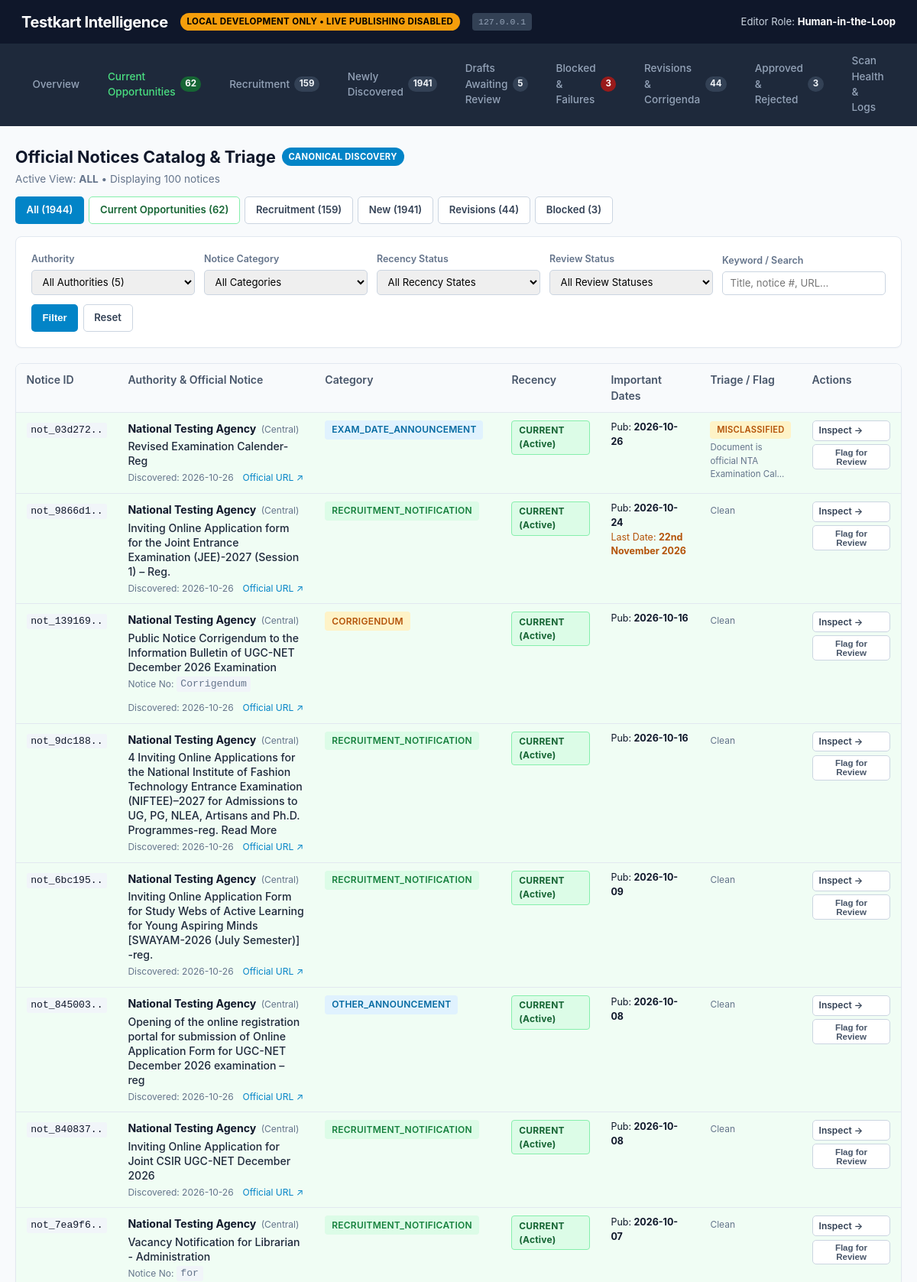
The page /editorial/notices (upper part) on the database its author committed.
### tables this page shows
CREATE TABLE blog_articles (
    id TEXT PRIMARY KEY,
    canonical_notice_id TEXT NOT NULL REFERENCES canonical_notices(id) ON DELETE CASCADE,
    template_type TEXT NOT NULL,
    current_version_id TEXT,
    status TEXT NOT NULL DEFAULT 'DRAFT', -- 'DRAFT' | 'QA_PASSED' | 'QA_FAILED' | 'PENDING_APPROVAL' | 'APPROVED' | 'REJECTED'
    title TEXT NOT NULL,
    slug TEXT NOT NULL UNIQUE,
    created_at TEXT NOT NULL,
    updated_at TEXT NOT NULL
);

CREATE TABLE canonical_notices (
    id TEXT PRIMARY KEY,
    source_id TEXT NOT NULL REFERENCES official_sources(id),
    authority_name TEXT NOT NULL,
    notice_number TEXT,
    title TEXT NOT NULL,
    normalized_url TEXT NOT NULL,
    category TEXT NOT NULL,
    state TEXT NOT NULL,
    classification TEXT NOT NULL DEFAULT 'OTHER_ANNOUNCEMENT',
    status TEXT NOT NULL DEFAULT 'DISCOVERED',
    first_discovered_at TEXT NOT NULL,
    last_updated_at TEXT NOT NULL, published_date TEXT, application_start_date TEXT, application_end_date TEXT, recency_status TEXT NOT NULL DEFAULT 'UNKNOWN', triage_flag TEXT NOT NULL DEFAULT 'NONE', triage_notes TEXT,
    UNIQUE(source_id, normalized_url)
);

### testkart_intelligence/api/app.py (the view)
@app.get("/editorial/notices", response_class=HTMLResponse)
def editorial_notices_view(
    request: Request,
    view: str = "all",
    authority: Optional[str] = None,
    category: Optional[str] = None,
    recency: Optional[str] = None,
    review_status: Optional[str] = None,
    pub_date: Optional[str] = None,
    deadline: Optional[str] = None,
    search: Optional[str] = None,
    limit: int = 100,
    offset: int = 0,
):
    validate_editorial_request(request)
    service = EditorialService()
    metrics = service.get_dashboard_metrics()
    notices = service.list_notices_by_view(
        view=view,
        limit=limit,
        offset=offset,
        authority=authority,
        category=category,
        recency=recency,
        review_status=review_status,
        pub_date=pub_date,
        deadline=deadline,
        search=search,
    )
    tab_map = {
        "new": "notices_new",
        "blocked": "notices_blocked",
        "revisions": "notices_revisions",
        "current": "notices_current",
        "recruitment": "notices_recruitment",
    }
    template = jinja_editorial_env.get_template("editorial_notices_list.html")
    rendered = template.render(
        active_tab=tab_map.get(view, "notices_all"),
        current_view=view,
        metrics=metrics,
        notices=notices,
        filter_authority=authority or "",
        filter_category=category or "",
        filter_recency=recency or "",
        filter_review_status=review_status or "",
        filter_pub_date=pub_date or "",
        filter_deadline=deadline or "",
        filter_search=search or "",
        limit=limit,
        offset=offset,
    )
    return HTMLResponse(content=rendered)

### testkart_intelligence/editorial/templates/editorial_notices_list.html (shortened to what this page needs)
{% extends "editorial_base.html" %}
{% block content %}
<div style="display: flex; justify-content: space-between; align-items: flex-start; margin-bottom: 1rem; flex-wrap: wrap; gap: 0.75rem;">
  <div>
    <h2 style="margin: 0; font-size: 1.35rem; display: flex; align-items: center; gap: 0.5rem;">
      <span>Official Notices Catalog &amp; Triage</span>
      <span class="badge-dev" style="font-size: 0.7rem; background: #0284c7; color: #fff;">CANONICAL DISCOVERY</span>
    </h2>
    <span style="font-size: 0.85rem; color: var(--text-muted);">
      Active View: <b>{{ current_view.upper() }}</b> &bull; Displaying {{ notices|length }} notices
    </span>
  </div>
  <div style="display: flex; gap: 0.4rem; flex-wrap: wrap;">
    <a href="/editorial/notices?view=all" class="btn {% if current_view == 'all' %}btn-primary{% else %}btn-outline{% endif %}">All ({{ metrics.total_notices }})</a>
    <a href="/editorial/notices?view=current" class="btn {% if current_view == 'current' %}btn-success{% else %}btn-outline{% endif %}" style="{% if current_view != 'current' %}border-color: #86efac; color: #166534;{% endif %}">
      Current Opportunities ({{ metrics.current_opportunities }})
    </a>
    <a href="/editorial/notices?view=recruitment" class="btn {% if current_view == 'recruitment' %}btn-primary{% else %}btn-outline{% endif %}">Recruitment ({{ metrics.recruitment_notices }})</a>
    <a href="/editorial/notices?view=new" class="btn {% if current_view == 'new' %}btn-primary{% else %}btn-outline{% endif %}">New ({{ metrics.new_notices }})</a>
    <a href="/editorial/notices?view=revisions" class="btn {% if current_view == 'revisions' %}btn-warning{% else %}btn-outline{% endif %}">Revisions ({{ metrics.revisions }})</a>
    <a href="/editorial/notices?view=blocked" class="btn {% if current_view == 'blocked' %}btn-danger{% else %}btn-outline{% endif %}">Blocked ({{ metrics.blocked_total }})</a>
  </div>
</div>
<div class="card" style="margin-bottom: 1.25rem; background: #ffffff; border: 1px solid var(--border);">
  <form method="GET" action="/editorial/notices" style="display: grid; grid-template-columns: repeat(auto-fit, minmax(180px, 1fr)); gap: 0.75rem; align-items: flex-end;">
    <div>
      <label style="font-size: 0.78rem; font-weight: 600; color: var(--text-muted); display: block; margin-bottom: 0.25rem;">Authority</label>
      <select name="authority" style="font-size: 0.82rem; padding: 0.4rem 0.6rem;">
        <option value="">All Authorities (5)</option>
      </select>
    </div>
    <div>
      <label style="font-size: 0.78rem; font-weight: 600; color: var(--text-muted); display: block; margin-bottom: 0.25rem;">Notice Category</label>
      <select name="category" style="font-size: 0.82rem; padding: 0.4rem 0.6rem;">
        <option value="">All Categories</option>
      </select>
    </div>
    <div>
      <label style="font-size: 0.78rem; font-weight: 600; color: var(--text-muted); display: block; margin-bottom: 0.25rem;">Recency Status</label>
      <select name="recency" style="font-size: 0.82rem; padding: 0.4rem 0.6rem;">
        <option value="">All Recency States</option>
      </select>
    </div>
    <div>
      <label style="font-size: 0.78rem; font-weight: 600; color: var(--text-muted); display: block; margin-bottom: 0.25rem;">Review Status</label>
      <select name="review_status" style="font-size: 0.82rem; padding: 0.4rem 0.6rem;">
        <option value="">All Review Statuses</option>
      </select>
    </div>
    <div>
      <label style="font-size: 0.78rem; font-weight: 600; color: var(--text-muted); display: block; margin-bottom: 0.25rem;">Keyword / Search</label>
      <input type="text" name="search" value="{{ filter_search }}" placeholder="Title, notice #, URL..." style="font-size: 0.82rem; padding: 0.4rem 0.6rem;">
    </div>
    <div style="display: flex; gap: 0.4rem;">
      <button type="submit" class="btn btn-primary" style="padding: 0.45rem 0.85rem; font-size: 0.82rem;">Filter</button>
      <a href="/editorial/notices?view={{ current_view }}" class="btn btn-outline" style="padding: 0.45rem 0.85rem; font-size: 0.82rem;">Reset</a>
    </div>
  </form>
</div>
<div class="card" style="padding: 0; overflow-x: auto;">
  {% if notices %}
  <table style="margin: 0; min-width: 1000px;">
    <thead>
      <tr>
        <th style="width: 90px;">Notice ID</th>
        <th>Authority &amp; Official Notice</th>
        <th style="width: 160px;">Category</th>
        <th style="width: 130px;">Recency</th>
        <th style="width: 130px;">Important Dates</th>
        <th style="width: 130px;">Triage / Flag</th>
        <th style="width: 130px;">Actions</th>
      </tr>
    </thead>
    <tbody>
      {% for n in notices %}
      <tr id="notice-row-{{ n.id }}" style="{% if n.recency_status == 'CURRENT' %}background: #f0fdf4;{% elif n.recency_status == 'HISTORICAL' %}background: #fafafa; opacity: 0.85;{% endif %}">
        <td>
          <code>{{ n.id[:10] }}..</code>
        </td>
        <td>
          <div style="display: flex; align-items: baseline; gap: 0.4rem; margin-bottom: 0.2rem;">
            <b>{{ n.authority_name }}</b>
            <span style="font-size: 0.75rem; color: var(--text-muted);">({{ n.state }})</span>
          </div>
          <div style="font-size: 0.88rem; font-weight: 500; color: #1e293b; line-height: 1.35;">
            {{ n.title }}
          </div>
          <div style="font-size: 0.75rem; color: var(--text-muted); margin-top: 0.25rem; display: flex; gap: 0.75rem; flex-wrap: wrap;">
            {% if n.notice_number %}
              <span>Notice No: <code>{{ n.notice_number }}</code></span>
            {% endif %}
            <span>Discovered: {{ n.first_discovered_at[:10] if n.first_discovered_at else 'N/A' }}</span>
            <a href="{{ n.normalized_url }}" target="_blank" rel="noopener noreferrer" style="color: var(--primary); text-decoration: none;">
              Official URL &nearr;
            </a>
          </div>
        </td>
        <td>
          {% if n.classification == 'RECRUITMENT_NOTIFICATION' %}
            <span class="status-pill status-pass">{{ n.classification }}</span>
          {% elif n.classification == 'CANCELLATION_NOTICE' %}
            <span class="status-pill status-danger">{{ n.classification }}</span>
          {% elif n.classification in ('CORRIGENDUM', 'APPLICATION_WINDOW_UPDATE') %}
            <span class="status-pill status-warning">{{ n.classification }}</span>
          {% elif n.classification == 'HUMAN_REVIEW_REQUIRED' %}
            <span class="status-pill status-danger">REVIEW REQUIRED</span>
          {% else %}
            <span class="status-pill status-info">{{ n.classification }}</span>
          {% endif %}
        </td>
        <td>
          {% if n.recency_status == 'CURRENT' %}
            <span class="status-pill badge-current">CURRENT (Active)</span>
          {% elif n.recency_status == 'EXPIRED' %}
            <span class="status-pill badge-expired">EXPIRED</span>
          {% elif n.recency_status == 'HISTORICAL' %}
            <span class="status-pill badge-historical">HISTORICAL ARCHIVE</span>
          {% else %}
            <span class="status-pill badge-unknown">UNKNOWN DATE</span>
          {% endif %}
        </td>
        <td style="font-size: 0.78rem;">
          {% if n.published_date %}
            <div>Pub: <b>{{ n.published_date }}</b></div>
          {% endif %}
          {% if n.application_end_date %}
            <div style="color: #b45309;">Last Date: <b>{{ n.application_end_date }}</b></div>
          {% endif %}
        </td>
        <td>
          {% if n.triage_flag and n.triage_flag != 'NONE' %}
            <span class="status-pill {% if 'DUPLICATE' in n.triage_flag or 'CANCELLATION' in n.triage_flag %}status-danger{% else %}status-warning{% endif %}" style="font-size: 0.7rem;">
              {{ n.triage_flag }}
            </span>
            {% if n.triage_notes %}
              <div style="font-size: 0.72rem; color: var(--text-muted); margin-top: 0.2rem;" title="{{ n.triage_notes }}">
                {{ n.triage_notes[:40] }}{% if n.triage_notes|length > 40 %}...{% endif %}
              </div>
            {% endif %}
          {% else %}
            <span style="font-size: 0.75rem; color: var(--text-muted);">Clean</span>
          {% endif %}
        </td>
        <td>
          <div style="display: flex; flex-direction: column; gap: 0.3rem;">
            <a href="/editorial/notices/{{ n.id }}" class="btn btn-outline" style="padding: 0.2rem 0.5rem; font-size: 0.75rem; text-align: center;">
              Inspect &rarr;
            </a>
            <button onclick="openFlagModal('{{ n.id }}', '{{ n.classification }}', '{{ n.title|replace('\'', '\\\'') }}')" class="btn btn-outline" style="padding: 0.2rem 0.5rem; font-size: 0.72rem; border-color: #cbd5e1; color: #475569;">
              Flag for Review
            </button>
          </div>
        </td>
      </tr>
      {% endfor %}
    </tbody>
  </table>
  {% endif %}
</div>
{% endblock %}

### testkart_intelligence/editorial/templates/editorial_base.html (style rules this page uses)
:root { --bg: #f8fafc; --card-bg: #ffffff; --border: #e2e8f0; --border-dark: #cbd5e1; --text: #0f172a; --text-muted: #64748b; --primary: #0284c7; --primary-hover: #0369a1; --success: #16a34a; --success-bg: #dcfce7; --warning: #d97706; --warning-bg: #fef3c7; --danger: #dc2626; --danger-bg: #fee2e2; --neutral-bg: #f1f5f9; }
* { box-sizing: border-box; }
body { font-family: -apple-system, BlinkMacSystemFont, "Segoe UI", Roboto, Helvetica, Arial, sans-serif; margin: 0; background: var(--bg); color: var(--text); line-height: 1.5; }
.badge-dev { background: #f59e0b; color: #000; font-size: 0.72rem; padding: 0.2rem 0.55rem; border-radius: 9999px; font-weight: 700; letter-spacing: 0.03em; }
.card { background: var(--card-bg); border-radius: 8px; border: 1px solid var(--border); padding: 1.25rem; margin-bottom: 1.5rem; box-shadow: 0 1px 2px rgba(0,0,0,0.03); }
.status-pill { display: inline-block; padding: 0.2rem 0.55rem; border-radius: 4px; font-size: 0.75rem; font-weight: 600; letter-spacing: 0.02em; }
.status-pass, .status-verified, .status-approved { background: var(--success-bg); color: #15803d; }
.status-warning, .status-unverified, .status-draft, .status-pending { background: var(--warning-bg); color: #b45309; }
.status-info, .status-discovered, .status-extracted { background: #e0f2fe; color: #0369a1; }
.badge-current { background: #dcfce7; color: #166534; border: 1px solid #86efac; font-weight: 700; }
table { width: 100%; border-collapse: collapse; font-size: 0.88rem; }
th, td { text-align: left; padding: 0.65rem 0.85rem; border-bottom: 1px solid var(--border); vertical-align: top; }
th { background: #f8fafc; color: #475569; font-weight: 600; }
.btn { display: inline-flex; align-items: center; gap: 0.35rem; padding: 0.45rem 0.85rem; font-size: 0.82rem; font-weight: 600; border-radius: 5px; border: 1px solid transparent; cursor: pointer; text-decoration: none; transition: background 0.15s ease; }
.btn-primary { background: var(--primary); color: #fff; }
.btn-outline { background: #fff; border-color: var(--border-dark); color: #334155; }
code { font-family: ui-monospace, SFMono-Regular, Menlo, Monaco, Consolas, monospace; font-size: 0.82rem; background: #f1f5f9; padding: 0.15rem 0.35rem; border-radius: 3px; }
input[type="text"], input[type="email"], textarea, select { width: 100%; padding: 0.55rem 0.75rem; border: 1px solid var(--border-dark); border-radius: 5px; font-size: 0.88rem; font-family: inherit; }

### rows shown on the page
blog_articles: id "not_03d272", authority_name "National Testing Agency", state "Central", title "Revised Examination Calender-Reg", first_discovered_at "2026-10-26", classification "EXAM_DATE_ANNOUNCEMENT", published_date "2026-10-26", triage_flag "MISCLASSIFIED", triage_notes "Document is official NTA Examination Cal"
blog_articles: id "not_9866d1", authority_name "National Testing Agency", state "Central", title "Inviting Online Application form for the Joint Entrance Examination (JEE)-2027 (Session 1) – Reg.", first_discovered_at "2026-10-26", classification "RECRUITMENT_NOTIFICATION", published_date "2026-10-24", application_end_date "22nd November 2026", shows "Clean"
canonical_notices: id "not_139169", authority_name "National Testing Agency", state "Central", title "Public Notice Corrigendum to the Information Bulletin of UGC-NET December 2026 Examination", notice_number "Corrigendum", first_discovered_at "2026-10-26", classification "CORRIGENDUM", recency_status "CURRENT (Active)", published_date "2026-10-16", triage_flag "Clean"
canonical_notices: id "not_9dc188", authority_name "National Testing Agency", state "Central", title "4 Inviting Online Applications for the National Institute of Fashion Technology Entrance Examination (NIFTEE)–2027 for Admissions to UG, PG, NLEA, Artisans and Ph.D. Programmes-reg. Read More", first_discovered_at "2026-10-26", classification "RECRUITMENT_NOTIFICATION", recency_status "CURRENT (Active)", published_date "2026-10-16", triage_flag "Clean"
canonical_notices: id "not_6bc195", authority_name "National Testing Agency", state "Central", title "Inviting Online Application Form for Study Webs of Active Learning for Young Aspiring Minds [SWAYAM-2026 (July Semester)] -reg.", first_discovered_at "2026-10-26", classification "RECRUITMENT_NOTIFICATION", recency_status "CURRENT (Active)", published_date "2026-10-09", triage_flag "Clean"
canonical_notices: id "not_845003", authority_name "National Testing Agency", state "Central", title "Opening of the online registration portal for submission of Online Application Form for UGC-NET December 2026 examination – reg", first_discovered_at "2026-10-26", classification "OTHER_ANNOUNCEMENT", recency_status "CURRENT (Active)", published_date "2026-10-08", triage_flag "Clean"
canonical_notices: id "not_840837", authority_name "National Testing Agency", state "Central", title "Inviting Online Application for Joint CSIR UGC-NET December 2026", first_discovered_at "2026-10-26", classification "RECRUITMENT_NOTIFICATION", recency_status "CURRENT (Active)", published_date "2026-10-08", triage_flag "Clean"
canonical_notices: id "not_7ea9f6", authority_name "National Testing Agency", state "Central", title "Vacancy Notification for Librarian - Administration", notice_number "for", classification "RECRUITMENT_NOTIFICATION", recency_status "CURRENT (Active)", published_date "2026-10-07", triage_flag "Clean"

### other values the page prints
{{ metrics.current_opportunities if metrics else '' }} "62"
{{ metrics.recruitment_notices if metrics else '' }} "159"
{{ metrics.new_notices if metrics else '' }} "1941"
{{ metrics.awaiting_review if metrics else '' }} "5"
{{ metrics.blocked_total if metrics else '' }} "3"
{{ metrics.revisions if metrics else '' }} "44"
{{ (metrics.approved + metrics.rejected) if metrics else '' }} "3"
{{ current_view.upper() }} "ALL"
{{ notices|length }} "100"
{{ metrics.total_notices }} "1944"
{{ metrics.current_opportunities }} "62"
{{ metrics.recruitment_notices }} "159"
{{ metrics.new_notices }} "1941"
{{ metrics.revisions }} "44"
{{ metrics.blocked_total }} "3"
